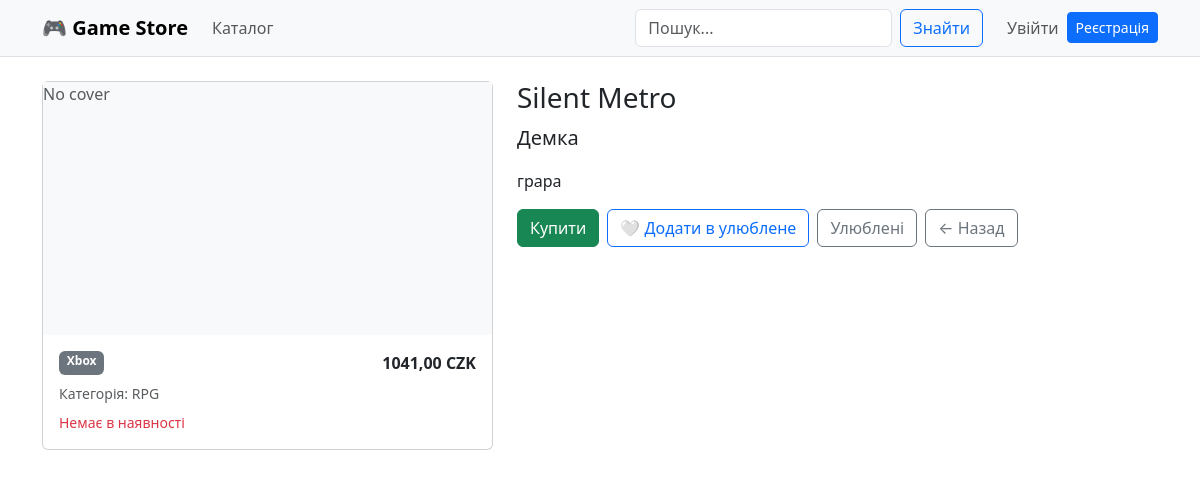
Page /game/silent-metro/ on the committed database.
### store/models.py (models this page shows, shortened)
class Game(models.Model):
    class Platform(models.TextChoices):
        PC = "PC", "PC"
        PS = "PlayStation", "PlayStation"
        XBOX = "Xbox", "Xbox"
        SWITCH = "Switch", "Switch"
    title = models.CharField(max_length=200)
    slug = models.SlugField(max_length=220, unique=True)
    category = models.ForeignKey(Category, on_delete=models.PROTECT, related_name="games")
    platform = models.CharField(max_length=20, choices=Platform.choices, default=Platform.PC)
    price_czk = models.DecimalField(max_digits=10, decimal_places=2)
    in_stock = models.BooleanField(default=True)
    short_description = models.CharField(max_length=300, blank=True)
    description = models.TextField(blank=True)
    cover = models.ImageField(upload_to="covers/", blank=True, null=True)
    created_at = models.DateTimeField(auto_now_add=True)
    class Meta:
        verbose_name = "Гра"
        verbose_name_plural = "Ігри"
        ordering = ["-created_at"]

class Category(models.Model):
    name = models.CharField(max_length=120, unique=True)
    slug = models.SlugField(max_length=140, unique=True)
    class Meta:
        verbose_name = "Категорія"
        verbose_name_plural = "Категорії"

### store/views.py (the view)
# urls.py: path("game/<slug:slug>/", views.game_detail, name="game_detail"),
def game_detail(request, slug: str):
    game = get_object_or_404(Game.objects.select_related("category"), slug=slug)
    favorites = _get_favorites_set(request)
    is_favorite = game.id in favorites
    return render(request, "store/game_detail.html", {"game": game, "is_favorite": is_favorite})

### store/context_processors.py (called while the page is built)
def categories(request):
    return {"nav_categories": Category.objects.all().order_by("name")}

### store/views.py (called while the page is built)
def _get_favorites_set(request) -> set[int]:
    raw = request.session.get(FAV_SESSION_KEY, [])
    try:
        return set(int(x) for x in raw)
    except Exception:
        return set()

### store/templates/store/game_detail.html (shortened to what this page needs)
{% extends "base.html" %}
{% block content %}
<div class="row g-4">
  <div class="col-md-5">
    <div class="card">
      {% if game.cover %}
        <img src="{{ game.cover.url }}" class="card-img-top" alt="{{ game.title }}">
      {% else %}
        <div class="ratio ratio-16x9 bg-light d-flex align-items-center justify-content-center">
          <span class="text-muted">No cover</span>
        </div>
      {% endif %}
      <div class="card-body">
        <div class="d-flex justify-content-between">
          <span class="badge text-bg-secondary">{{ game.platform }}</span>
          <span class="fw-semibold">{{ game.price_czk }} CZK</span>
        </div>
        <div class="text-muted small mt-2">Категорія: {{ game.category.name }}</div>
        {% if not game.in_stock %}
          <div class="text-danger small mt-2">Немає в наявності</div>
        {% endif %}
      </div>
    </div>
  </div>
  <div class="col-md-7">
    <h1 class="h3">{{ game.title }}</h1>
    {% if game.short_description %}<p class="lead">{{ game.short_description }}</p>{% endif %}
    {% if game.description %}<p>{{ game.description|linebreaks }}</p>{% endif %}
    <div class="d-flex flex-wrap gap-2 mt-3">
      <a class="btn btn-success" href="{% url 'store:buy_game' game.slug %}">Купити</a>
      <form method="post" action="{% url 'store:favorites_toggle' game.id %}">
        {% if is_favorite %}
          <button class="btn btn-outline-danger" type="submit">❤️ В улюблених</button>
        {% else %}
          <button class="btn btn-outline-primary" type="submit">🤍 Додати в улюблене</button>
        {% endif %}
      </form>
      <a class="btn btn-outline-secondary" href="{% url 'store:favorites' %}">Улюблені</a>
      <a class="btn btn-outline-secondary" href="{% url 'store:home' %}">← Назад</a>
    </div>
  </div>
</div>
{% endblock %}

### rows in the picture
Game: platform "Xbox", price_czk "1041,00", category.name "RPG", title "Silent Metro", short_description "Демка", description "грара"
